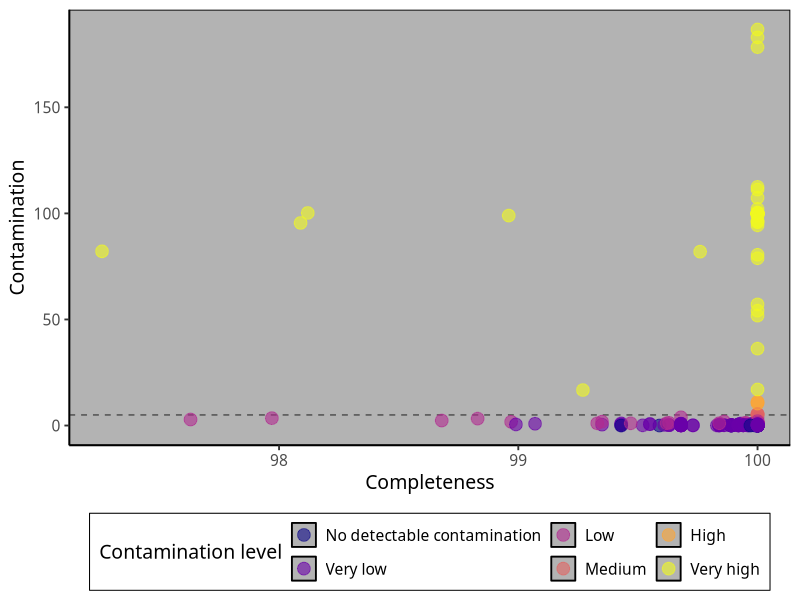
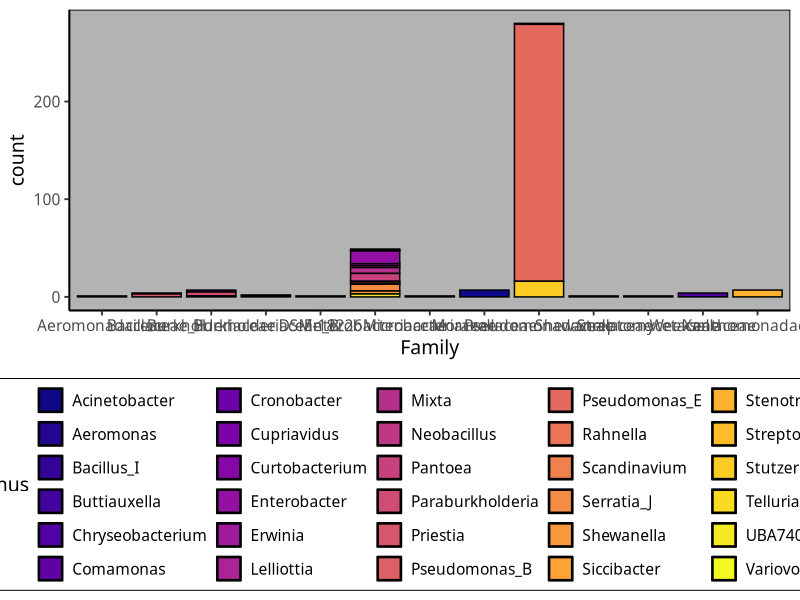

R code for these plots, in order:
# This is a script to filter the genome collection obtained from SPADES based on the genome completeness and 
# contamination score after applying CheckM software to each assembly

#### Set directory and packages ####
setwd("Path_to_your_directory")
library(tidyr)
library(dplyr)
library(data.table)
library(ggplot2)
library(stringr)

#### Reading CheckM output file ####

genome_quality <- fread("TCS_genome_quality.csv")

# We assign quality scores as specified in Table 3 of Parks et al. 2015 (DOI: 10.1101/gr.186072.114). 
# Given that the genomes were obtained from isolate populations, their completeness levels are all very high (Near Completeness),
# and thus we did not use Completeness as a quality filter

genome_quality <- genome_quality %>% mutate("Contamination level"  = factor(case_when(Contamination == 0 ~ "No detectable contamination",
                                                                     Contamination > 0 & Contamination <= 1 ~ "Very low",
                                                                     Contamination > 1 & Contamination <= 5 ~ "Low",
                                                                     Contamination > 5 & Contamination <= 10 ~ "Medium",
                                                                     Contamination > 10 & Contamination <= 15 ~ "High",
                                                                     Contamination > 15 ~ "Very high")))

genome_quality$`Contamination level` <- factor(genome_quality$`Contamination level`,levels =
                                                 c("No detectable contamination","Very low","Low","Medium","High","Very high"))

# We obtain the sequence ID of each isolate from its Kbase identifier 
genome_quality <- genome_quality %>% 
  separate(`Bin Name`, into = c("seqID", "kbase_file"), sep = "_output__")

# We plot completeness against contamination level for the unfiltered genome database
genome_quality %>% ggplot(aes(x = Completeness, y = Contamination)) +
  geom_hline(yintercept = 5, linetype = "dashed", linewidth = 0.5, color = "grey30")+
  #geom_vline(xintercept = 95, linetype = "dashed", linewidth = 0.5, color = "grey30")+
  geom_point(aes(color = `Contamination level`),size = 4, alpha = 0.6)+
  scale_color_viridis_d(option = "plasma")+
  theme_classic()+
  theme_classic(base_size = 14,base_family = "Futura Bk BT")+
  theme(
    panel.background = element_rect(color = "black",fill='grey70'), #transparent panel bg
    plot.background = element_rect(fill='transparent', color=NA), #transparent plot bg
    panel.grid.major = element_blank(), #remove major gridlines
    panel.grid.minor = element_blank(), #remove minor gridlines
    legend.background = element_rect(fill='transparent'), #transparent legend bg
    legend.box.background = element_rect(fill='transparent'),
    legend.position = "bottom")

#### Get taxonomy assignment ####
# We load the taxonomy output file from the Kbase pipeline 
taxonomy_file_kbase <- fread("taxonomy_file_kbase.csv")

# Then we merge the taxonomy file with the genome quality database

# Kbase_taxonomy_quality <- left_join(genome_quality,taxonomy_file_kbase, by = "seqID")
Kbase_taxonomy_quality <- full_join(taxonomy_file_kbase,genome_quality, by = "seqID")

# The whole genome database taxonomic assignment has some inconsistencies due to changes in clade nomenclature. 
# We manually replace obsolete names
Kbase_taxonomy_quality$Genus <- gsub("Pseudomonas_A", "Stutzerimonas", Kbase_taxonomy_quality$Genus)
Kbase_taxonomy_quality$Phylum <- gsub("Proteobacteria", "Pseudomonadota", Kbase_taxonomy_quality$Phylum)

# We then filter out the genomes with high contamination levels
Kbase_taxonomy_quality_filtered <- Kbase_taxonomy_quality %>% filter(`Contamination level` %in% c("No detectable contamination","Very low","Low"))


Kbase_taxonomy_quality_filtered %>% ggplot(aes(x = Family,fill = Genus))+
  geom_bar(color = "black")+
  theme_classic(base_size = 14,base_family = "Futura Bk BT")+
  scale_fill_viridis_d(option = "plasma")+
  theme(
    panel.background = element_rect(color = "black",fill='grey70'), #transparent panel bg
    plot.background = element_rect(fill='transparent', color=NA), #transparent plot bg
    panel.grid.major = element_blank(), #remove major gridlines
    panel.grid.minor = element_blank(), #remove minor gridlines
    legend.background = element_rect(fill='transparent'), #transparent legend bg
    legend.box.background = element_rect(fill='transparent'),
    legend.position = "bottom")

#### Getting the unfiltered taxonomy assignment keeping unique IDs ####
# We obtain a processed taxonomy file without removing contaminated isolates, 
# but keeping only one entry by isolate (some genomes were sequenced more than once)
Kbase_taxonomy_quality_unfiltered <- Kbase_taxonomy_quality %>%
  # Create a base numeric column to group by the numeric part of seqID
  mutate(base_seqID = str_extract(seqID, "^\\d+")) %>%
  # Group by the base numeric part
  group_by(base_seqID) %>%
  # Filter rows to retain the one with the minimum Contamination value
  filter(Contamination == min(Contamination)) %>%
  # In case of ties, keep only the first occurrence
  slice_head(n = 1) %>%
  # Remove "reseq" from seqID when present
  mutate(seqID = str_remove(seqID, "reseq$")) %>%
  ungroup() %>%
  dplyr::select(-base_seqID)

#### Getting a filtered taxonomy assignment keeping unique IDs ####
# We obtain a processed taxonomy file removing contaminated isolates, 
# and keeping only one entry by isolate (some genomes were sequenced more than once)
Kbase_taxonomy_quality_filtered <- Kbase_taxonomy_quality_filtered %>%
  # Create a base numeric column to group by the numeric part of seqID
  mutate(base_seqID = str_extract(seqID, "^\\d+")) %>%
  # Group by the base numeric part
  group_by(base_seqID) %>%
  # Filter rows to retain the one with the minimum Contamination value
  filter(Contamination == min(Contamination)) %>%
  # In case of ties, keep only the first occurrence
  slice_head(n = 1) %>%
  # Remove "reseq" from seqID when present
  mutate(seqID = str_remove(seqID, "reseq$")) %>%
  ungroup() %>%
  dplyr::select(-base_seqID)


write.csv(Kbase_taxonomy_quality_unfiltered,"Kbase_taxonomy_quality_unfiltered.csv",row.names = FALSE)

write.csv(Kbase_taxonomy_quality_filtered,"Kbase_taxonomy_quality_filtered.csv",row.names = FALSE)

#### Making the assembly quality data obtained from Quast compatible with the taxonomic assignment ####

# Here we obtain a list of isolates from the taxonomic assignment file
Kbase_taxonomy_quality_unfiltered_original_id <- Kbase_taxonomy_quality %>%
  mutate(base_seqID = str_extract(seqID, "^\\d+")) %>%
  group_by(base_seqID) %>%
  filter(Contamination == min(Contamination)) %>%
  slice_head(n = 1)%>%
  mutate(seqID = str_replace(seqID, "reseq","_reseq"))%>%
  mutate(seqID = str_replace(seqID, "335_reseq","335")) # This specific isolate is otherwise not found because of a difference in nomenclature

# We then load the original quast assembly quality file
quast_stats_unfiltered <- fread("quast_stats_unfiltered.csv")

# And we filter it based on the list of isolates 
quast_stats_filtered <- quast_stats_unfiltered %>% 
  filter(curve_id %in% Kbase_taxonomy_quality_unfiltered_original_id$seqID) %>%
  dplyr::select(c("curve_id","GC%","Total length")) %>%
  mutate(curve_id = str_replace(curve_id, "275_reseq","275")) # This specific isolate is otherwise not found because of a difference in nomenclature. The genomic info of both sequencing jobs was identical

# We finally write the output file that contains basic genome information
write.csv(quast_stats_filtered, "quast_stats_filtered.csv", row.names = FALSE)
